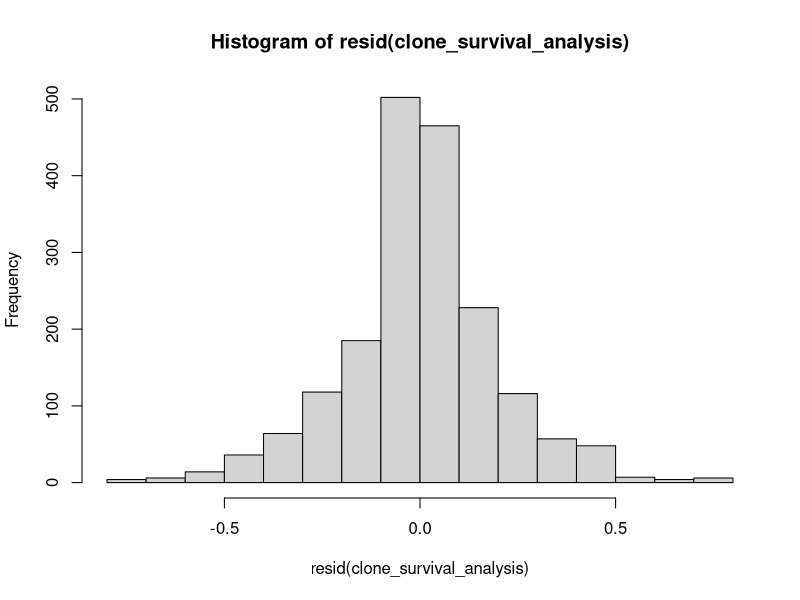

R code for this plot: (Note: this script raises an error after producing the figure.)
# List the packages to be used

library(car)
library(emmeans)
library(GGally)
library(lme4)
library(tidyverse)

# Note that 2024_02_12_GCP_preliminary_glmer.csv contains only the data from visit 3 (June 3) onwards
# because many of the stems that were clipped in half during visit 1 were not found visit 2 and so they were 
# replaced with randomly chosen new clones during visit 2 (May 30) and then data were recorded from visit 3 
# onwards for all these stems.

# Note also that these data are recorded in the following ways: 1) All subsequent visits for a stem are recorded as
# zeros for alive1_dead0 and for height and eggs where there is a note that the plant is dead or when the 
# height of the plant was recorded as zero for every subsequent visit; 2) If stems could not be found then they 
# are recorded as "NA" for all subsequent visits because we cannot be sure if the stem was eaten, even though
# the most likely scenario is that the stem died (i.e. senesced) but recorded as missing data (i.e. "NA") is
# the most conservative option to make certain we do not inflate the percentage of dead stems.

# Set the working directory (i.e. folder where .csv data files are located)

setwd(choose.dir())


####### First examine survival per stem, averaged per clone (Fig. 1 in manuscript)

AVG_clones <- read.csv("Poynor_Dickson_average_per_clone_June3_Sept16.csv")
head(AVG_clones)

# Change variables that are numbers to factors (i.e. categorical variables), as appropriate

AVG_clones <- within(AVG_clones, {
  visit <- factor(visit)
  rep_ID <- factor(rep_ID)
  clone <- factor(clone)
})

# Complete a repeated-measures mixed-effect Analysis of Variance (i.e. linear mixed-effect analysis)

clone_survival_analysis <- lmer(formula = AVGalive1_dead0 ~ visit * treatment + (1 | rep_ID) , data = AVG_clones)

summary(clone_survival_analysis)

anova(clone_survival_analysis)

# Histogram of residuals of analysis

hist(resid(clone_survival_analysis))

# Examine contrasts between treatments across all visits

pairs(emmeans(clone_survival_analysis, "treatment"))

# List of means and SE for treatment * visit

emmeans(clone_survival_analysis, "visit", by = "treatment")

# Use the immediately previous emmeans output to make Fig. 1 in the manuscript (can use visit rather than date_labels or user can manually enter date_labels)

survival_graph <- ggplot(data = emmeans_clone_survival_analysis,
                         mapping = aes(x = date_labels)) +  
  geom_ribbon(mapping = aes(ymin = (CON_lower.CL),
                            ymax = (CON_upper.CL)),
              alpha = 0.2) +
  geom_line(mapping = aes(y = CON_emmean),
            color = 'black',
            linewidth = 1.5) +
  geom_line(mapping = aes(y = FL_emmean),
            color = 'royalblue',
            linewidth = 1.5) +
  geom_line(mapping = aes(y = EX_emmean),
            color = 'violet',
            linewidth = 1.5) +
  geom_text(data = emmeans_clone_survival_analysis %>% filter(visit == 25),
            mapping = aes(x = date_labels,
                          y = CON_emmean,
                          label = "Control"),
            color = 'black',
            size = 6,
            hjust = 0,
            vjust = -0.3) +
  geom_text(data = emmeans_clone_survival_analysis %>% filter(visit == 25),
            mapping = aes(x = date_labels,
                          y = FL_emmean,
                          label = "Floral clipping"),
            color = 'royalblue',
            size = 6,
            hjust = 1.3,
            vjust = -0.3) +
  geom_text(data = emmeans_clone_survival_analysis %>% filter(visit == 25),
            mapping = aes(x = date_labels,
                          y = EX_emmean,
                          label = "Stem clipping"),
            color = 'violet',
            size = 6,
            hjust = 1.3,
            vjust = -1.1) +
  labs( x = "Date", 
        y = "Common milkweed stem survival") +
  coord_cartesian(ylim = c(0, 1)) +
  theme_light() +
  theme(axis.text=element_text(size=12),
        axis.title=element_text(size=14,face="bold"))

# Print the graph using abbreviated month/Year(capital letter means no abbreviation)
survival_graph + scale_x_date(date_breaks = "1 month", date_labels = "%B")



####### Next examine the number of monarch eggs per stem, averaged per clone (Fig. 2 in manuscript) 

# Complete a repeated-measures mixed-effect Analysis of Variance (i.e. linear mixed-effect analysis)

clone_eggs_analysis <- lmer(formula = AVGeggs ~ treatment * visit + (1 | rep_ID), data = AVG_clones)

summary(clone_eggs_analysis)

anova(clone_eggs_analysis)

# Histogram of residuals of analysis

hist(resid(clone_eggs_analysis))

# Examine contrasts between treatments across all visits

pairs(emmeans(clone_eggs_analysis, "treatment"))

# List of means and SE for treatment * visit

emmeans(clone_eggs_analysis, "visit", by = "treatment")

# Use the immediately previous emmeans output to make Fig. 2 in the manuscript (can use visit rather than date_labels or user can manually enter date_labels)

eggs_stem0_graph <- ggplot(data = emmeans_clone_eggs_analysis,
                           mapping = aes(x = date_labels)) +  
  geom_ribbon(mapping = aes(ymin = (CON_lower.CL),
                            ymax = (CON_upper.CL)),
              alpha = 0.2) +
  geom_line(mapping = aes(y = CON_emmean),
            color = 'black',
            size = 1.5) +
  geom_line(mapping = aes(y = FL_emmean),
            color = 'royalblue',
            size = 1.5) +
  geom_line(mapping = aes(y = EX_emmean),
            color = 'violet',
            size = 1.5) +
  geom_text(data = emmeans_clone_eggs_analysis %>% filter(visit == 21),
            mapping = aes(x = date_labels,
                          y = CON_emmean,
                          label = "Control"),
            color = 'black',
            size = 6,
            hjust = 0.12,
            vjust = -0.8) +
  geom_text(data = emmeans_clone_eggs_analysis %>% filter(visit == 24),
            mapping = aes(x = date_labels,
                          y = FL_emmean,
                          label = "Floral clipping"),
            color = 'royalblue',
            size = 6,
            hjust = -0.1,
            vjust = 0.8) +
  geom_text(data = emmeans_clone_eggs_analysis %>% filter(visit == 22),
            mapping = aes(x = date_labels,
                          y = EX_emmean,
                          label = "Stem clipping"),
            color = 'violet',
            size = 6,
            hjust = 0.5,
            vjust = -0.3) +
  labs( x = "Date", 
        y = "Monarch eggs per common milkweed stem") +
  coord_cartesian(ylim = c(0, 0.4)) +
  theme_light() +
  theme(axis.text=element_text(size=12),
        axis.title=element_text(size=14,face="bold"))

# Print the graph using abbreviated month/Year(capital letter means no abbreviation)
eggs_stem0_graph + scale_x_date(date_breaks = "1 month", date_labels = "%B")



####### Next examine the number of monarch eggs per stem, NOT averaged per clone and ignoring dead (i.e. senesced) stems (Figs. 3 and S3 in manuscript) 
# Read and inspect the data for visit 3-21 (June3 - August5)

stems_deadNA <- read.csv("Poyner_Dickson_all_data_June3_Aug5_senesced=NA.csv")
head(stems_deadNA)

ggpairs(stems_deadNA, mapping = aes(colour = treatment), columns = 4:9,
        lower = list(continuous = "smooth"))

# Change variables that are numbers to factors (i.e. categorical variables), as appropriate

stems_deadNA <- within(stems_deadNA, {
  visit <- factor(visit)
  treatment_num <- factor(treatment_num)
  rep_ID <- factor(rep_ID)
  clone <- factor(clone)
  stem <- factor(stem)
  alive1_dead0 <- factor(alive1_dead0)
})

# Complete generalized linear mixed models using only living stems (note that a warning message appears that a 
# large eigenvalue ratio is present and that stem height should be rescaled). We complete the analysis
# immediately below to create a graph of the raw stem heights (Fig. 3), but we calculate P-values for the analysis
# and create Fig. S3 from the generalized_eggs_per_stem_sc model below that scales stem height to a Z-score.

# Force the glmer to run more iterations to increase the likelihood of the model being identifiable by including the following:
# glmerControl(optimizer = "bobyqa", optCtrl = list(maxfun = 1000000))

generalized_eggs_per_stem <- glmer(formula = R_eggs ~ visit + P_height_mm + (1 | rep_ID), 
             data = stems_deadNA, family = poisson(link = log),
             control=glmerControl(optimizer="bobyqa", optCtrl = list(maxfun = 1000000)))

# Estimate the trendline for P_height_mm explanatory variable and add values to the data frame under new "pi.hat" variable
summary(generalized_eggs_per_stem)
# The pi.hat predicted trendline uses the summary coefficients to solve the equation y = exp(intercept) * exp(slope*P_height_mm)
stems_deadNA$pi.hat <- ((exp(-5.6588618)) * (exp(0.0041263 * stems_deadNA$P_height_mm)))
# The minimum and maximum confidence intervals below subtract and add 1.96*(SE of the slope) to the slope estimate
stems_deadNA$pi.hat_min <- ((exp(-5.6588618)) * (exp((0.0041263 - (1.96*0.0007445)) * stems_deadNA$P_height_mm)))
stems_deadNA$pi.hat_max <- ((exp(-5.6588618)) * (exp((0.0041263 + (1.96*0.0007445)) * stems_deadNA$P_height_mm)))

# The following code uses ggplot to graph data and predicted line for Fig. 3 (pi.hat calculated above)

height_eggs_graph <- ggplot(data = stems_deadNA,
                         aes(x = P_height_mm, y = jitter(R_eggs), 
                             color = factor(treatment_num))) +
  geom_ribbon(mapping = aes(ymin = (pi.hat_min),
                            ymax = (pi.hat_max)),
              color = "black",
              alpha = 0.2) +
  geom_line(mapping = aes(y = pi.hat),
            color = "black",
            linewidth = 1.25) +
  geom_point(show.legend = FALSE, size = 1.75) +
  scale_color_manual(values = c("black", "royalblue", "violet")) +
    labs( x = "Stem height (mm)", 
        y = "Monarch eggs per common milkweed stem") +
    theme_light() +
  theme(axis.text=element_text(size=12),
        axis.title=element_text(size=14,face="bold"))

height_eggs_graph

# We used methods from the following website to remove warning messages about very large eigenvalue in the generalized_eggs_per_stem model: 
# https://rstudio-pubs-static.s3.amazonaws.com/33653_57fc7b8e5d484c909b615d8633c01d51.html
# To remove the very large eigenvalue warning message, the following code scales the predictor ("^P\\_") variables

numcols <- grep("^P\\_",names(stems_deadNA))
stems_deadNA_scaled <- stems_deadNA
stems_deadNA_scaled[,numcols] <- scale(stems_deadNA_scaled[,numcols])

# Force the glmer to run more iterations to increase the likelihood of the model being identifiable by including the following:
# glmerControl(optimizer = "bobyqa", optCtrl = list(maxfun = 1000000))

generalized_eggs_per_stem_sc <- glmer(formula = R_eggs ~ visit + treatment + P_height_mm + visit*treatment + treatment*P_height_mm + (1 | rep_ID), 
             data = stems_deadNA_scaled, family = poisson(link = log),
             control=glmerControl(optimizer="bobyqa", optCtrl = list(maxfun = 1000000)))

summary(generalized_eggs_per_stem_sc)


######### Now we're going to look for the model where we remove predictor variables from generalized_eggs_per_stem_sc to get the model with the lowest AIC
# The full model (generalized_eggs_per_stem_sc) has AIC=1134.6
# The only decreases in AIC occur by first removing the interactions (AIC=1100.2)
# then also removing "treatment" leads to the lowest AIC=1097.4 of any combination of fixed predictor variables (see Table 1 of manuscript).

generalized_eggs_per_stem_sc_aic <- glmer(formula = R_eggs ~ visit + P_height_mm + (1 | rep_ID), 
                data = stems_deadNA_scaled, family = poisson(link = log),
                control=glmerControl(optimizer="bobyqa", optCtrl = list(maxfun = 1000000)))

summary(generalized_eggs_per_stem_sc_aic)

Anova(generalized_eggs_per_stem_sc_aic, test.statistic="Chi")

# Now calculating the trendline for scaled stem height from the output of summary(generalized_eggs_per_stem_sc_aic)

# The pi.hat predicted trendline uses the summary coefficients to solve the equation y = exp(intercept) * exp(slope*P_height_mm)
stems_deadNA_scaled$pi.hat <- ((exp(-3.30007)) * (exp(0.72163 * stems_deadNA_scaled$P_height_mm)))
# The minimum and maximum confidence intervals below subtract and add 1.96*(SE of the slope) to the slope estimate
stems_deadNA_scaled$pi.hat_min <- ((exp(-3.30007)) * (exp((0.72163 - (1.96*0.12617)) * stems_deadNA_scaled$P_height_mm)))
stems_deadNA_scaled$pi.hat_max <- ((exp(-3.30007)) * (exp((0.72163 + (1.96*0.12617)) * stems_deadNA_scaled$P_height_mm)))

# The following code uses ggplot to graph data and predicted line for Fig. S3 (pi.hat calculated above)
# Note this is the graph for scaled stem height data based on the fixed predictor variables with
# the lowest model AIC (i.e. visit + P_height_mm)

height_eggs_graph_scaled <- ggplot(data = stems_deadNA_scaled,
                            aes(x = P_height_mm, y = jitter(R_eggs), 
                                color = factor(treatment_num))) +
  geom_ribbon(mapping = aes(ymin = (pi.hat_min),
                            ymax = (pi.hat_max)),
              color = "black",
              alpha = 0.2) +
  geom_line(mapping = aes(y = pi.hat),
            color = "black",
            linewidth = 1.25) +
  geom_point(show.legend = FALSE, size = 1.75) +
  scale_color_manual(values = c("black", "royalblue", "violet")) +
  labs( x = "Stem height (scaled Z-score)", 
        y = "Monarch eggs per common milkweed stem") +
  theme_light() +
  theme(axis.text=element_text(size=12),
        axis.title=element_text(size=14,face="bold"))

height_eggs_graph_scaled



####### Next examine the average height of stems per clone, ignoring dead (i.e. senesced) stems (Fig. 4 in manuscript)

# First create a new dataframe that is mean height per stem within each clone at each visit from June3-August5

clones_deadNA <- stems_deadNA %>% group_by(visit,treatment,rep_ID) %>% summarise(AVG_height_mm = mean(P_height_mm,na.rm=T)) #%>% merge(siteyear)
head(clones_deadNA)

# Complete a repeated-measures mixed-effect Analysis of Variance for the average height per clone (i.e. linear mixed-effect analysis)

clone_height_analysis <- lmer(formula = AVG_height_mm  ~ visit * treatment + (1 | rep_ID), data = clones_deadNA)

summary(clone_height_analysis)

anova(clone_height_analysis)

# Histogram of residuals of analysis

hist(resid(clone_height_analysis))

# Examine contrasts between treatments across all visits

pairs(emmeans(clone_height_analysis, "treatment"))

# List of means and SE for treatment * visit

emmeans(clone_height_analysis, "visit", by = "treatment")

# Use the immediately previous emmeans output to make Fig. 4 in the manuscript (can use visit rather than date_labels or user can manually enter date_labels)

height_stemNA_graph <- ggplot(data = emmeans_height_deadNA,
       mapping = aes(x = date_labels)) +  
  geom_ribbon(mapping = aes(ymin = (CON_lower.CL),
                            ymax = (CON_upper.CL)),
              alpha = 0.2) +
  geom_line(mapping = aes(y = CON_emmean),
            color = 'black',
            linewidth = 1.5) +
  geom_line(mapping = aes(y = FL_emmean),
            color = 'royalblue',
            linewidth = 1.5) +
  geom_line(mapping = aes(y = EX_emmean),
            color = 'violet',
            linewidth = 1.5) +
  geom_text(data = emmeans_height_deadNA %>% filter(visit == 21),
            mapping = aes(x = date_labels,
                          y = CON_emmean,
                          label = "Control"),
            color = 'black',
            size = 6,
            hjust = 0,
            vjust = -0.6) +
  geom_text(data = emmeans_height_deadNA %>% filter(visit == 21),
            mapping = aes(x = date_labels,
                          y = FL_emmean,
                          label = "Floral clipping"),
            color = 'royalblue',
            size = 6,
            hjust = 0,
            vjust = 0.6) +
  geom_text(data = emmeans_height_deadNA %>% filter(visit == 21),
            mapping = aes(x = date_labels,
                          y = EX_emmean,
                          label = "Stem clipping"),
            color = 'violet',
            size = 6,
            hjust = 0,
            vjust = 0) +
  labs( x = "Visit", 
        y = "Milkweed height with senesced stems ignored (mm)") +
  coord_cartesian(ylim = c(0, 700)) +
  theme_light() +
  theme(axis.text=element_text(size=12),
        axis.title=element_text(size=14,face="bold"))

# Print the graph using abbreviated month/Year(capital letter means no abbreviation)
height_stemNA_graph + scale_x_date(date_breaks = "1 month", date_labels = "%B")
